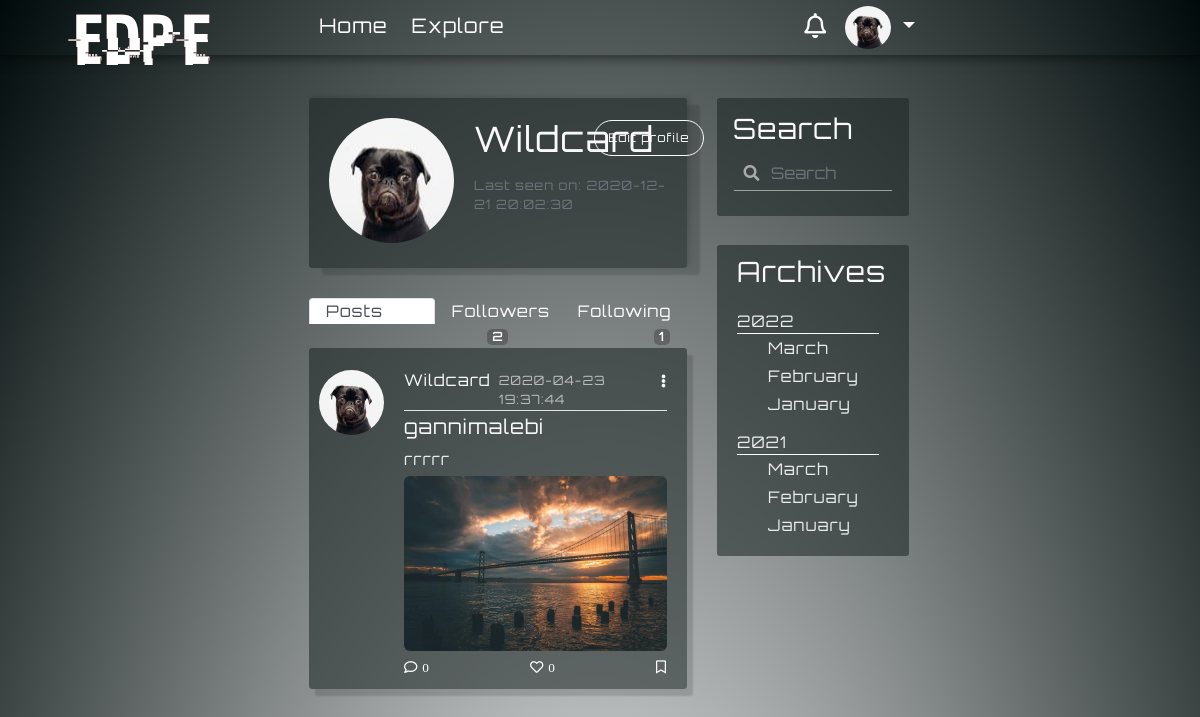
The page /user/Wildcard (signed in) on the database as committed earlier.
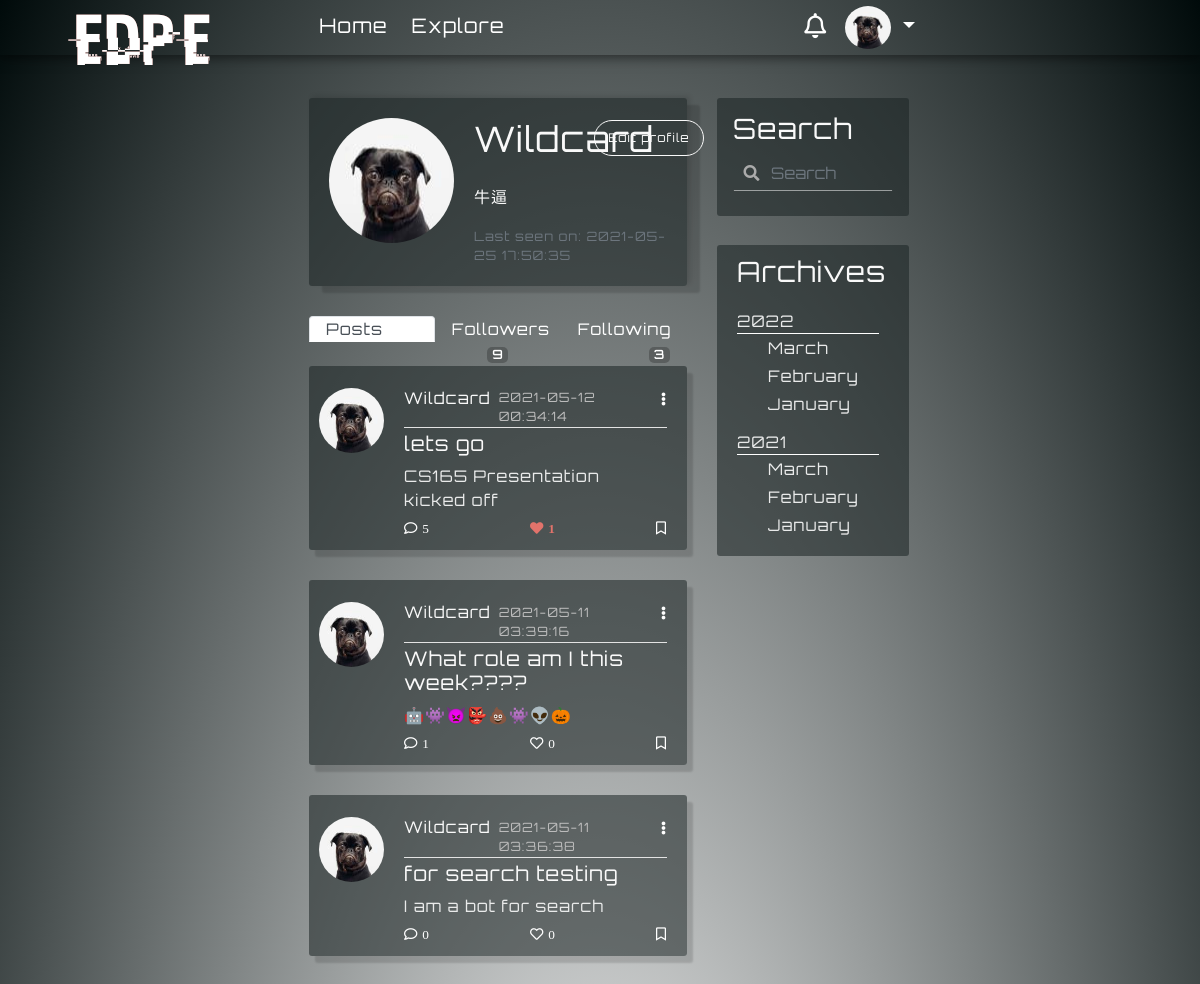
The same page on the database as committed later.
### myBlogApp/models.py (models this page shows, shortened)
class User(UserMixin, db.Model):
    id = db.Column(db.Integer, primary_key=True)
    username = db.Column(db.String(64), index=True, unique=True)
    email = db.Column(db.String(120), index=True, unique=True)
    image_file = db.Column(db.String(200), default='default.png')
    password_hash = db.Column(db.String(128))
    about_me = db.Column(db.String(140))
    last_seen = db.Column(db.DateTime, default=datetime.utcnow())
    posts = db.relationship('Post', backref='author', foreign_keys='Post.user_id', lazy=True)
    comments = db.relationship('Comment', backref='c_author', foreign_keys='Comment.author_id', lazy='dynamic')
    followed = db.relationship(
        'User', secondary=followers,
        primaryjoin=(followers.c.follower_id == id),
        secondaryjoin=(followers.c.followed_id == id),
        backref=db.backref('followers', lazy='dynamic'), lazy='dynamic')
    liked = db.relationship('Like_Post', foreign_keys='Like_Post.liked_user_id', backref='liked_author', lazy='dynamic')
    message_sent = db.relationship('Message', foreign_keys='Message.sender_id', backref='author', lazy='dynamic')
    message_received = db.relationship('Message', foreign_keys='Message.recipient_id', backref='recipient', lazy='dynamic')
    last_message_read_time = db.Column(db.DateTime)
    notifications = db.relationship('Notification', foreign_keys='Notification.notification_user_id',
                                    backref='notification_user', lazy='dynamic')
    def new_messages(self):
        last_read_time = self.last_message_read_time or datetime(1900, 1, 1)
        return Message.query.filter_by(recipient=self).filter(Message.timestamp > last_read_time).count()
    def has_liked_post(self, post):
        return Like_Post.query.filter(
            Like_Post.liked_user_id == self.id,
            Like_Post.liked_post_id == post.id).count() > 0

class SearchableMixin(object):
    @classmethod
    def before_commit(cls, session):
        session._changes = {
            'add': list(session.new),
            'update': list(session.dirty),
            'delete': list(session.deleted)
        }
    @classmethod
    def after_commit(cls, session):
        for obj in session._changes['add']:
            if isinstance(obj, SearchableMixin):
                add_to_index(obj.__tablename__, obj)
        for obj in session._changes['update']:
            if isinstance(obj, SearchableMixin):
                add_to_index(obj.__tablename__, obj)
        for obj in session._changes['delete']:
            if isinstance(obj, SearchableMixin):
                remove_from_index(obj.__tablename__, obj)
        session._changes = None

class Post(SearchableMixin, db.Model):
    __searchable__ = ['body']
    id = db.Column(db.Integer, primary_key=True)
    title = db.Column(db.String(100))
    body = db.Column(db.String(140))
    post_picture = db.Column(db.String(200))
    timestamp = db.Column(db.DateTime, index=True, default=datetime.utcnow)
    user_id = db.Column(db.Integer, db.ForeignKey('user.id'))
    comment = db.relationship('Comment', backref='post', foreign_keys='Comment.post_id', lazy='dynamic')
    comment_num = db.Column(db.Integer, default=0)
    likes = db.relationship('Like_Post', backref='l_post', lazy='dynamic')

### myBlogApp/routes.py (the view)
@app.route('/user/<string:username>', methods=['POST', 'GET'])
@login_required
def user_posts(username):
    if request.method == 'POST':
        following_name = request.get_json()
        boolean = check_if_following(following_name)
        return jsonify({'error': boolean})
    page = request.args.get('page', 1, type=int)
    user = User.query.filter_by(username=username).first_or_404()
    posts = Post.query.filter_by(author=user).order_by(Post.timestamp.desc()).paginate(page=page, per_page=1000)
    return render_template('profile-dashboard.html', title='Users Posts', posts=posts, user=user)

### myBlogApp/templates/profile-dashboard.html (shortened to what this page needs)
{% extends 'base.html' %}
{% block content %}
    <div class="content-section box-s-control">
        <div class="media">
            <img class="rounded-circle account-img" src="{{ url_for('static', filename='profile/' + user.image_file) }}">
            <div class="media-body">
                <div style=" justify-content: space-between; margin-left: 0" class="row">
                    <h3 class="account-heading heading-margin-control">{{ user.username }}</h3>
                   {% if user == current_user %}
                            <a class="btn btn-profile" id="edit-profile" rel="6" data-toggle="modal" data-target="#exampleModalCenter3" href="{{ url_for('user')}}">Edit profile</a>
                            {% elif not current_user.is_following(user) %}
                            <a  class="btn btn-profile" id="f_f" rel="{{ url_for('follow', username=user.username) }}" href="javascript:">Follow</a>
                            {% else %}
                            <a  class="btn btn-profile" id="uf_f" rel="{{ url_for('unfollow', username=user.username) }}" href="javascript:">Unfollow</a>
                            {% endif %}
                    </div>
                    {% if user.about_me %}<h6 class="h6-margin-control" id="test6">{{ user.about_me }}</h6>{% endif %}
                    {% if user.last_seen %}<p class="p-margin-control text-secondary">Last seen on: {{ user.last_seen.strftime('%Y-%m-%d %T') }}</p>{% endif %}
            </div>
        </div>
    </div>
    <ul class="nav nav-tabs tab-border-control " id="myTab" role="tablist">
      <li class="nav-item equel-width">
        <a class="nav-link active tab-btn" style="text-align: start" id="home-tab" data-toggle="tab" href="#home" role="tab" aria-controls="home" aria-selected="true">Posts</a>
      </li>
      <li class="nav-item equel-width">
        <a class="nav-link tab-btn" style="text-align: center" id="profile-tab " data-toggle="tab" href="#profile" role="tab" aria-controls="profile" aria-selected="false">Followers <span class="badge badge-secondary badge-color-control">{{ user.followers.count() }}</span></a>
      </li>
      <li class="nav-item equel-width">
        <a class="nav-link tab-btn" style="text-align: end" id="contact-tab " data-toggle="tab" href="#contact" role="tab" aria-controls="contact" aria-selected="false">Following <span class="badge badge-secondary badge-color-control">{{ user.followed.count() }}</span></a>
      </li>
    </ul>
    <div class="tab-content" id="myTabContent">
      <div class="tab-pane fade show active " id="home" role="tabpanel" aria-labelledby="home-tab">
          {% include 'post_on_profile.html' %}
      </div>
    </div>
{% endblock %}

### myBlogApp/templates/base.html (shortened to what this page needs)
<!DOCTYPE html>
<html lang="en">
<head>
    <link rel="stylesheet" href="https://stackpath.bootstrapcdn.com/bootstrap/4.4.1/css/bootstrap.min.css">
    <link rel="stylesheet" href="https://cdnjs.cloudflare.com/ajax/libs/croppie/2.6.2/croppie.min.css">
    <link href="https://cdnjs.cloudflare.com/ajax/libs/font-awesome/5.12.1/css/all.min.css" rel="stylesheet">
    <link href="https://cdnjs.cloudflare.com/ajax/libs/font-awesome/5.12.1/css/regular.min.css" rel="stylesheet">
    <link href="https://cdnjs.cloudflare.com/ajax/libs/font-awesome/5.12.1/css/brands.min.css" rel="stylesheet">
    <link href="https://cdnjs.cloudflare.com/ajax/libs/emojionearea/3.4.1/emojionearea.min.css" rel="stylesheet">
    <link rel="stylesheet" type="text/css" href="{{ url_for('static', filename = 'temp212.css') }}">
    <link rel="stylesheet" type="text/css" href="{{ url_for('static', filename = 'nav84.css') }}">
    <link rel="stylesheet" type="text/css" href="{{ url_for('static', filename = 'account208.css') }}">
    <link rel="stylesheet" type="text/css" href="{{ url_for('static', filename = 'btn-style10.css') }}">
    <link rel="stylesheet" type="text/css" href="{{ url_for('static', filename = 'search3.css') }}">
    <link rel="stylesheet" type="text/css" href="{{ url_for('static', filename = 'envelop5.css') }}">
</head>
<body>
    <header>
    {% include 'navbar.html' %}
    </header>
    <div id="particles-js">
    <main role="main" class="container bigger-container" >
      <div class="row">
        <div class="col-lg-8">
       {% block content %}{% endblock %}
        </div>
        <div class="col-lg-4">
            <div class="row">
                <div class="content-section border-width-control left-mar-base padding-search">
                  <h3>Search</h3>
                  <div class="form-group has-search">
                    <span class="fa fa-search form-control-feedback"></span>
                    {% if g.search_form %}
                      <form class="navbar-form navbar-left" method="get" action="{{ url_for('search') }}">
                        <div class="form-group">
                            {{ g.search_form.q(size=20, class='form-control search-form form-control-change', placeholder=g.search_form.q.label.text) }}
                        </div>
                     </form>
                    {% endif %}
                  </div>
                </div>
                <div class="content-section border-width-control left-mar-base padding-archives">
                    <h3>Archives</h3>
                    <ul class="list-group list-group-flush">
                      <li class="list-group-item prior-list-padding-control">2022</li>
                        <ul class="list-group list-group-flush list-margin">
                            <li class="list-group-item secondary-list-padding-control">March</li>
                            <li class="list-group-item secondary-list-padding-control">February</li>
                            <li class="list-group-item secondary-list-padding-control">January</li>
                        </ul>
                      <li class="list-group-item prior-list-padding-control">2021</li>
                         <ul class="list-group list-group-flush list-margin ">
                            <li class="list-group-item secondary-list-padding-control">March</li>
                            <li class="list-group-item secondary-list-padding-control">February</li>
                            <li class="list-group-item secondary-list-padding-control">January</li>
                        </ul>
                    </ul>
                </div>
            </div>
        </div>
      </div>
    </main>
    </div>
</body>
</html>

### myBlogApp/templates/navbar.html (shortened to what this page needs)
<nav class="navbar fixed-top navbar-expand-lg scrolling-navbar font-control">
    <div class="collapse navbar-collapse" id="navbarSupportedContent">
      <a class="navbar-brand nav-margin-control logo-style" href="{{ url_for('home') }}"><div class="logo-font glitch-effect" data-text="EDPE">EDPE</div> </a>
      <ul class="navbar-nav mr-auto">
        <li class="nav-item active">
          <a class=" hover-control link-control padding-control" id="homeLink" href={{ url_for("home")}}>Home</a>
        </li>
        <li class="nav-item">
          <a class=" hover-control link-control padding-control" id="exploreLink" href={{ url_for("explore")}}>Explore</a>
        </li>
      </ul>
      {% if current_user.is_anonymous %}
          <a class="btn btn-outline-white btn-outline login-button-margin-control js-anchor1"  data-toggle="modal" data-backdrop="false" data-target="#modalForLogin" href="{{ url_for('login')}}">login</a>
      {% else %}
        <a href='{{url_for('messages')}}' class="notification">
          <i class="far fa-bell bell-size"></i>
            {% set new_messages = current_user.new_messages() %}
        </a>
      {% endif %}
        <div>
        {% if current_user.is_anonymous %}
            <a class="btn btn-outline-white btn-outline signup-button-margin-control js-anchor2"  data-toggle="modal" data-target="#exampleModalCenter1"  data-backdrop="false" href="{{ url_for('register')}}">Sign Up</a>
        {% else %}
            <ul class="navbar-nav" id="nav">
                <li class="nav-item dropdown">
                    <a class="nav-link dropdown-toggle" href="#" id="navbarDropdownMenuLink1" role="button" data-toggle="dropdown" aria-haspopup="true" aria-expanded="false" >
                      {% if current_user.is_anonymous %}
                        <img alt="default avatar" class="rounded-circle avatar" src="{{  url_for('static', filename='profile/default.png' )}}">
                        {% else %}
                       <img alt="avatar" class="rounded-circle avatar" src="{{  url_for('static', filename='profile/' + current_user.image_file)}}">
                        {% endif %}
                    </a>
                </li>
             </ul>
        {% endif %}
        </div>
    </div>
</nav>

### myBlogApp/templates/post_on_profile.html (shortened to what this page needs)
{% for post in posts.items %}
    <article class="media content-section border-w-0 art-link">
        <a class="mr-1"  href="{{ url_for('user_posts', username=post.author.username) }}">
            <img class="rounded-circle article-img" src="{{ url_for('static', filename = 'profile/' + post.author.image_file) }}">
    </a>
      <div class="media-body">
        <div class="article-metadata space-control">
          <a class="mr-2" style="font-weight: 500" href="{{ url_for('user_posts', username=post.author.username) }}">{{ post.author.username }}</a>
          <small class=" small-margin-control ">{{ post.timestamp.strftime('%Y-%m-%d %T') }}</small>
                <div class="dropdown">
                     <a class="comment-color dropdown-toggle toggle-remove", id="navbarDropdownMenuLink2" data-toggle="dropdown" aria-haspopup="true" aria-expanded="false" href="#"><i class="fas fa-ellipsis-v immune-click add-padding"></i></a>
                </div>
        </div>
        <h5><a class="article-title" href="{{ url_for('post', post_id = post.id) }}">{{ post.title }}</a></h5>
        <p class="article-content">{{ post.body }}</p>
        {% if post.post_picture %}
            <img class="post-pic-margin immune-click post-pic" src=" {{ url_for('static', filename = 'post_pictures/' + post.post_picture) }}" alt="profile image">
        {% endif %}
         <div class="article-metadata pm-control check-index-for-like-profile space-control" >
            <a class="comment-color", id="addComments" data-toggle="modal" data-target="#exampleModalCenter2" rel="6"  href="{{ url_for('addComments', post_id= post.id) }}"><i class="far fa-comment i-margin-control immune-click">{{ post.comment_num }}</i></a>
            {% if current_user.has_liked_post(post)%}
                <a class="comment-color unlike-link-home", id="ul_l" rel="{{ url_for('unlike', post_id = post.id) }}" href="javascript:"><i class="fas fa-heart i-margin-control i-color-change i-like immune-click">{{post.likes.count()}}</i></a>
            {% else %}
                <a class="comment-color like-link-home ", id="l_l" rel="{{ url_for('like', post_id = post.id) }}" href="javascript:"><i class="far fa-heart i-margin-control i-like immune-click">{{post.likes.count()}}</i></a>
            {% endif %}
            <a class="comment-color",   href="#"><i class="far fa-bookmark immune-click"></i></a>
         </div>
      </div>
    </article>
{% endfor %}

Rows that differ between the two databases and show on the page:
removed Post: image_file (picture), author.username "Wildcard", timestamp "2020-04-23 19:37:44", title "gannimalebi", body "rrrrr", post_picture (picture), comment_num "0", likes.count "0"
changed User "Wildcard": about_me (not shown) → "牛逼"; last_seen "2020-12-21 20:02:30" → "2021-05-25 17:50:35"
added Post: image_file (picture), author.username "Wildcard", timestamp "2021-05-12 00:34:14", title "lets go", body "CS165 Presentation kicked off", comment_num "5", likes.count "1"
added Post: image_file (picture), author.username "Wildcard", timestamp "2021-05-11 03:39:16", title "What role am I this week????", body "🤖👾👿👺💩👾👽🎃", comment_num "1", likes.count "0"
added Post: image_file (picture), author.username "Wildcard", timestamp "2021-05-11 03:36:38", title "for search testing", body "I am a bot for search", comment_num "0", likes.count "0"
Other text that changed with them:
{{ user.followers.count() }}: "2" → "9"
{{ user.followed.count() }}: "1" → "3"
